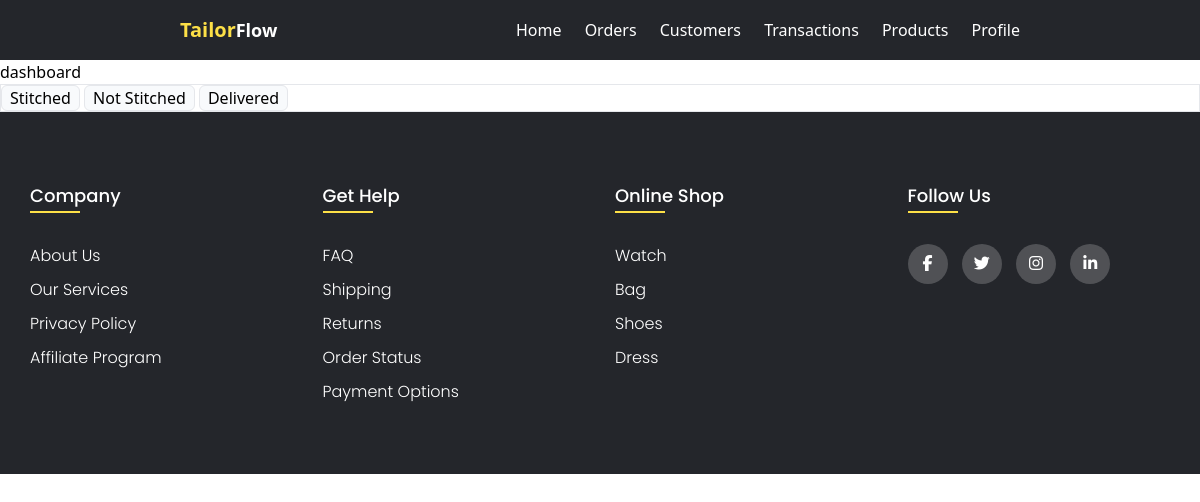
Page /dashboard/ (signed in) on the earlier database version.
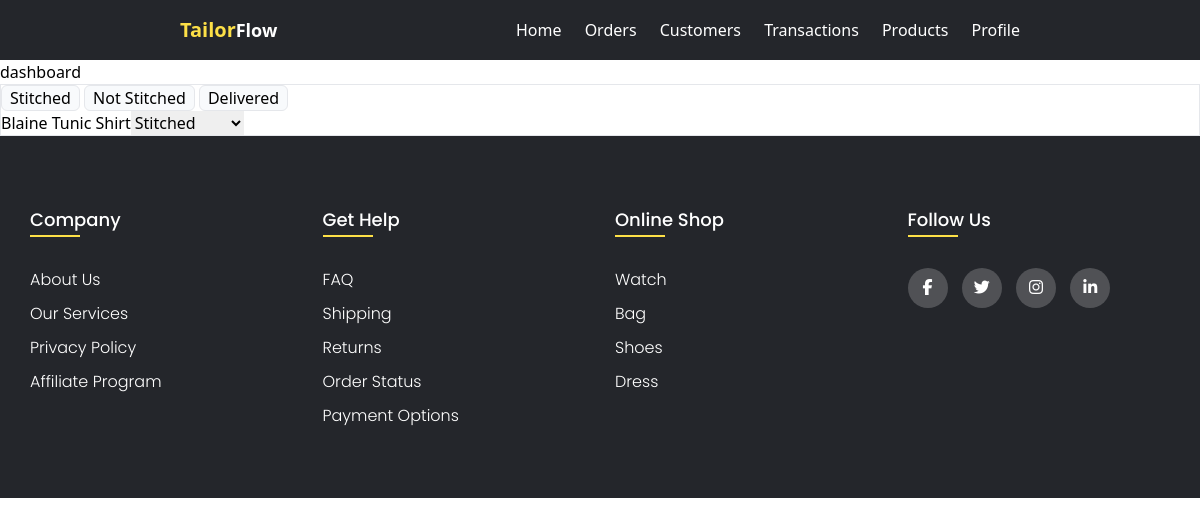
Same page on the later database version.
### apps/orders/models.py (models this page shows)
class Order(models.Model):
    payment_choices = [
        ('PRE','PREPAID'),
        ('POST','POSTPAID')
    ]
    tailor = models.ForeignKey(TailorUser,on_delete=models.CASCADE,null=True,blank=True)
    customer = models.ForeignKey(Customer,on_delete=models.CASCADE,null=True,blank=True)
    order_date = models.DateField(auto_now_add=True,blank=True,null=True)
    total_price = models.FloatField(blank=True,null=True)
    payment_type = models.CharField(max_length=50,choices=payment_choices,null=True)
    items_count = models.IntegerField(blank=True,null=True)

class OrderItem(models.Model):
    status_choices=[
        ('Not-Stitched','Not-Stitched'),
        ('Stitching','Stitching'),
        ('Delivered','Delivered'),
        ('Stitched',"Stitched")
    ]
    order = models.ForeignKey(Order,on_delete=models.CASCADE,blank=True,null=True,related_name='items')
    product = models.ForeignKey(Product,on_delete=models.DO_NOTHING,null=True)
    notes = models.TextField(max_length=200,blank=True,null=True)
    quantity = models.PositiveIntegerField(default=1)
    requested_date = models.DateField()
    status = models.CharField(max_length=100,choices=status_choices,default="Not-Stitched",blank=True,null=True)
    urgent = models.BooleanField(default=False,blank=True)
    stitched_on = models.DateField(blank=True,null=True)
    delivered_on = models.DateField(blank=True,null=True)

### apps/customers/models.py (models this page shows, shortened)
class Customer(models.Model):
    gender_choices = [
        ('M',"Male"),
        ('F',"Female"),
    ]
    tailor = models.ForeignKey(TailorUser,on_delete=models.CASCADE,blank=True)
    first_name = models.CharField(max_length=100,blank=False)
    last_name = models.CharField(max_length = 100)
    email = models.EmailField(blank=False)
    gender = models.CharField(max_length=1,choices=gender_choices)
    city = models.CharField(max_length=50,blank=False)
    phone = models.CharField(max_length=20,blank=False)
    profile = models.ImageField(blank=True,null=True,upload_to='profile/',default='default/profile-user.png')
    created_at = models.DateTimeField(auto_now_add=True)

### apps/products/models.py (models this page shows, shortened)
class Product(models.Model):
    gender_choices = [
        ('M','Male'),
        ('F','Female')
    ]
    tailor = models.ForeignKey(settings.AUTH_USER_MODEL,on_delete=models.CASCADE,null=True,blank=True)
    title = models.CharField(max_length=200)
    description = models.CharField(max_length=200)
    price = models.DecimalField(max_digits=10, decimal_places=2)
    category = models.CharField(max_length=100)
    inventory = models.IntegerField(default=0)
    image = models.ImageField(upload_to='product_images/')
    rating = models.DecimalField(max_digits=3, decimal_places=2, null=True, blank=True)
    tags = models.CharField(max_length=255, blank=True)
    created_at = models.DateTimeField(auto_now_add=True)
    updated_at = models.DateTimeField(auto_now=True)
    gender = models.CharField(max_length=50,choices=gender_choices,null=True)

### apps/dashboard/views.py (the view)
# urls.py: path('',include('apps.dashboard.urls'))
@login_required
def dashboard(request):
    orders = Order.objects.filter(tailor=request.user)
    return render(request,'dashboard/dashboard.html',{'orders':orders})

### apps/dashboard/templates/dashboard/dashboard.html (shortened to what this page needs)
{%extends 'base.html'%}
{%block content%}
    <h1>dashboard</h1>
    <form action="" method="POST">
        <section>
            <div class="dashboard-container border ">
                <div class="buttons-section">
                    <button onclick="filterProducts('Stitched')" class="border px-2 bg-slate-50 rounded-md" type="button">Stitched</button>
                    <button onclick="filterProducts('Not-Stitched')" class="border px-2 bg-slate-50 rounded-md" type="button">Not Stitched</button>
                    <button onclick="filterProducts('Delivered')" class="border px-2 bg-slate-50 rounded-md" type="button">Delivered</button>
                </div>
                <div class="products-container">
                    {%for order in orders%}
                        {%for item in order.items.all%}
                            <div class="product-card flex">
                                {{order.customer.first_name}}
                                {{item.product.title}}
                                <select name="status" id="select-{{item.id}}" onchange="displayCheckButton(event)">
                                    <option {%if item.status == 'Stitched'%} selected {%endif%} value="Stitched">Stitched</option>
                                </select>
                            </div>
                        {%endfor%}
                    {%endfor%}
                </div>
            </div>
        </section>
    </form>
{%endblock content%}

### templates/base.html (shortened to what this page needs)
{% load static %}
<!DOCTYPE html>
<html lang="en">
  <head>
    <link
      rel="stylesheet"
      href="https://cdnjs.cloudflare.com/ajax/libs/font-awesome/6.5.1/css/all.min.css"
    />
    <link rel="stylesheet" href="{%static 'css/base.css'%}" />
    <link rel="stylesheet" href="{% static 'css/tailwindoutput.css'%}">
  </head>
  <body>
    <nav class="sticky top-0">
      <div class="logo">
        <h1 class="text-xl font-bold">Tailor</h1>
        <h2 class="text-lg font-bold">Flow</h2>
      </div>
      <ul>
        <li><a href="{%url 'home'%}">Home</a></li>
        <li><a href="{%url 'orders'%}">Orders</a></li>
        <li><a href="{%url 'customers'%}">Customers</a></li>
        <li><a href="">Transactions</a></li>
        <li><a href="{%url 'products'%}">Products</a></li>
        <li><a href="{%url 'profile'%}">Profile</a></li>
      </ul>
    </nav>
    {% block content %}{% endblock content%}
    <footer class="footer">
      <div class="container">
        <div class="row">
          <div class="footer-col">
            <h4>company</h4>
            <ul>
              <li><a href="#">about us</a></li>
              <li><a href="#">our services</a></li>
              <li><a href="#">privacy policy</a></li>
              <li><a href="#">affiliate program</a></li>
            </ul>
          </div>
          <div class="footer-col">
            <h4>get help</h4>
            <ul>
              <li><a href="#">FAQ</a></li>
              <li><a href="#">shipping</a></li>
              <li><a href="#">returns</a></li>
              <li><a href="#">order status</a></li>
              <li><a href="#">payment options</a></li>
            </ul>
          </div>
          <div class="footer-col">
            <h4>online shop</h4>
            <ul>
              <li><a href="#">watch</a></li>
              <li><a href="#">bag</a></li>
              <li><a href="#">shoes</a></li>
              <li><a href="#">dress</a></li>
            </ul>
          </div>
          <div class="footer-col">
            <h4>follow us</h4>
            <div class="social-links">
              <a href="#"><i class="fab fa-facebook-f"></i></a>
              <a href="#"><i class="fab fa-twitter"></i></a>
              <a href="#"><i class="fab fa-instagram"></i></a>
              <a href="#"><i class="fab fa-linkedin-in"></i></a>
            </div>
          </div>
        </div>
      </div>
    </footer>
  </body>
</html>

### static/css/base.css (style rules this page uses)
* { margin:0; padding:0; box-sizing: border-box; }
nav { display: flex; justify-content: space-between; padding-left: 15%; padding-right: 15%; height: 60px; align-items: center; background-color: #24262b; position: fixed; width: 100%; z-index: 1; }
nav ul { display: flex; justify-content: space-between; align-items: center; width: 60%; list-style: none; }
nav ul li a { color: white; text-decoration: none; }
nav .logo { display: flex; color: white; }
nav .logo h1 { color: #fde047; }
footer { line-height: 1.5; font-family: 'Poppins', sans-serif; }
.footer .container { max-width: 1170px; margin:auto; }
.footer .row { display: flex; flex-wrap: wrap; }
.footer-col ul { list-style: none; }
.footer { background-color: #24262b; padding: 70px 0; }
.footer-col { width: 25%; padding: 0 15px; }
.footer-col h4 { font-size: 18px; color: #ffffff; text-transform: capitalize; margin-bottom: 35px; font-weight: 500; position: relative; }
.footer-col h4::before { content: ''; position: absolute; left:0; bottom: -4px; background-color: #fde047; height: 2px; box-sizing: border-box; width: 50px; }
.footer-col ul li:not(:last-child) { margin-bottom: 10px; }
.footer-col ul li a { font-size: 16px; text-transform: capitalize; color: #ffffff; text-decoration: none; font-weight: 300; display: block; transition: all 0.3s ease; }
.footer-col .social-links a { display: inline-block; height: 40px; width: 40px; background-color: rgba(255,255,255,0.2); margin:0 10px 10px 0; text-align: center; line-height: 40px; border-radius: 50%; color: #ffffff; transition: all 0ffffff.5s ease; }

Differences in the rows shown:
added Order: customer.first_name "Blaine"
added OrderItem: product "Tunic Shirt", status "Stitched"
